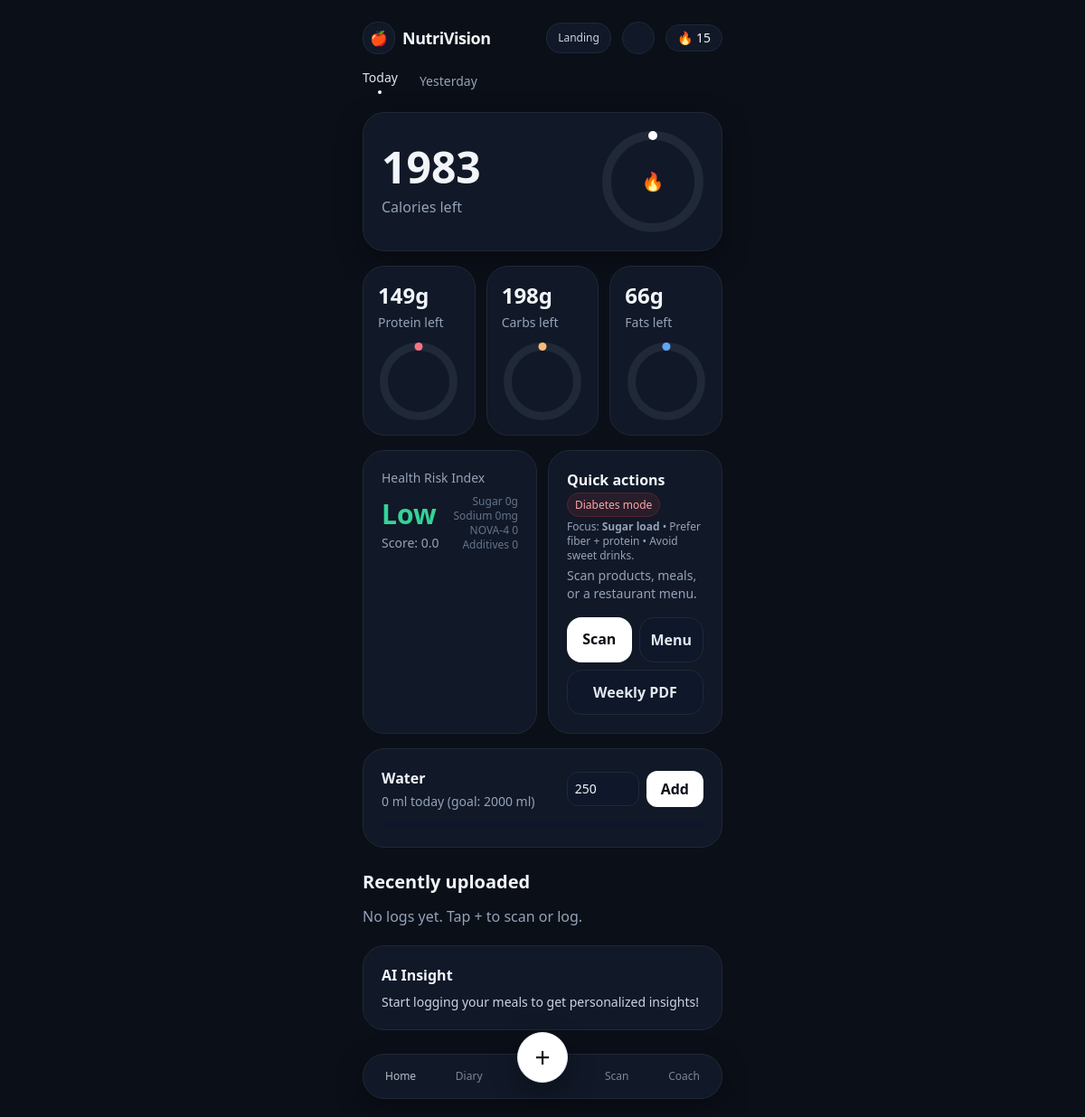
The app's page /dashboard (signed in) with its own data.
### tables this page shows
CREATE TABLE user_profiles (
            user_id INTEGER,
            id INTEGER PRIMARY KEY AUTOINCREMENT,
            age INTEGER,
            gender TEXT,
            height REAL,
            weight REAL,
            conditions TEXT,
            goals TEXT,
            activity_level TEXT,
            calorie_target REAL,
            protein_target REAL,
            carb_target REAL,
            fat_target REAL,
            created_at TIMESTAMP DEFAULT CURRENT_TIMESTAMP
        );

### main.py (the view)
@app.get("/dashboard", response_class=HTMLResponse)
async def dashboard(request: Request):
    uid=_require_user(request)
    if not uid:
        return RedirectResponse('/login', status_code=303)
    user_profile = get_user_profile(uid)
    if not user_profile:
        return RedirectResponse('/get-started', status_code=303)
    today = datetime.now().strftime('%Y-%m-%d')
    logs = get_food_logs(uid, today)
    water_logs = get_water_logs(uid, today)
    totals = get_day_totals(uid, today)
    consumed = {
        'calories': float(totals.get('calories', 0) or 0),
        'protein': float(totals.get('protein', 0) or 0),
        'carbs': float(totals.get('carbs', 0) or 0),
        'fat': float(totals.get('fat', 0) or 0),
        'water_ml': int(totals.get('water_ml', 0) or 0),
    }
    def pct(v, t):
        try:
            t = float(t or 0)
            v = float(v or 0)
            return 0 if t <= 0 else max(0, min(100, (v / t) * 100))
        except Exception:
            return 0
    progress = {
        "calories": pct(consumed['calories'], user_profile.get('calorie_target')),
        "protein": pct(consumed['protein'], user_profile.get('protein_target')),
        "carbs": pct(consumed['carbs'], user_profile.get('carb_target')),
        "fat": pct(consumed['fat'], user_profile.get('fat_target')),
        "water": pct(consumed['water_ml'], 2000),  # default 2L/day
    }
    logs_week = get_food_logs(uid)  # recent logs
    weekly = get_weekly_stats(logs_week)
    health_score = calculate_health_score(logs_week, user_profile)
    insight = generate_daily_insight(logs, user_profile)
    risk = compute_daily_risk(logs, user_profile)
    conds = (user_profile.get('conditions') or '').lower()
    if 'diabetes' in conds:
        dashboard_mode = 'diabetes'
    elif 'hypertension' in conds:
        dashboard_mode = 'hypertension'
    elif 'pcos' in conds:
        dashboard_mode = 'pcos'
    else:
        dashboard_mode = 'general'
    who = day_guideline_warnings({
        'calories': consumed['calories'],
        'sodium': sum(l.get('sodium', 0) for l in logs),
        'sugar': sum(l.get('sugar', 0) for l in logs),
    }, float(user_profile.get('calorie_target') or 0))
    return templates.TemplateResponse(
        "dashboard.html",
        _tpl_ctx(
            request,
            show_nav=True,
            active_tab="home",
            user=user_profile,
            consumed=consumed,
            logs=logs[:6],
            water_logs=water_logs[:6],
            health_score=health_score,
            risk=risk,
            insight=insight,
            who_warnings=who,
            progress=progress,
            dashboard_mode=dashboard_mode,
        ),
    )

### templates/dashboard.html (shortened to what this page needs)
{% extends "_base.html" %}
{% set title = "Dashboard" %}
{% macro donut(progress, size=112, stroke=10) -%}
  {% set r = (size/2) - (stroke/2) %}
  {% set c = 2*3.14159*r %}
  {% set dash = (c * (progress/100.0)) %}
  <svg width="{{size}}" height="{{size}}" viewBox="0 0 {{size}} {{size}}" class="block">
    <circle cx="{{size/2}}" cy="{{size/2}}" r="{{r}}" stroke="#1F2937" stroke-width="{{stroke}}" fill="none" />
    <circle cx="{{size/2}}" cy="{{size/2}}" r="{{r}}" stroke="#ffffff" stroke-width="{{stroke}}" fill="none"
            stroke-linecap="round" stroke-dasharray="{{dash}} {{c}}" transform="rotate(-90 {{size/2}} {{size/2}})" />
  </svg>
{%- endmacro %}
{% macro mini_donut(progress, ring_color="#F87171") -%}
  {% set size = 86 %}
  {% set stroke = 9 %}
  {% set r = (size/2) - (stroke/2) %}
  {% set c = 2*3.14159*r %}
  {% set dash = (c * (progress/100.0)) %}
  <svg width="{{size}}" height="{{size}}" viewBox="0 0 {{size}} {{size}}" class="block">
    <circle cx="{{size/2}}" cy="{{size/2}}" r="{{r}}" stroke="#1F2937" stroke-width="{{stroke}}" fill="none" />
    <circle cx="{{size/2}}" cy="{{size/2}}" r="{{r}}" stroke="{{ring_color}}" stroke-width="{{stroke}}" fill="none"
            stroke-linecap="round" stroke-dasharray="{{dash}} {{c}}" transform="rotate(-90 {{size/2}} {{size/2}})" />
  </svg>
{%- endmacro %}
{% block content %}
  <div class="pt-6 flex items-center justify-between">
    <div class="flex items-center gap-2">
      <div class="w-9 h-9 rounded-2xl bg-card border border-border flex items-center justify-center">🍎</div>
      <div class="font-semibold tracking-tight text-lg">NutriVision</div>
    </div>
    <div class="flex items-center gap-3">
      <a href="/" class="px-3 py-2 rounded-2xl bg-card border border-border text-xs text-slate-300">Landing</a>
      <div class="w-9 h-9 rounded-full bg-card border border-border"></div>
      <div class="px-3 py-1 rounded-full bg-card border border-border text-sm">🔥 15</div>
    </div>
  </div>
  <div class="mt-4 flex items-center gap-6 text-sm">
    <div class="text-slate-200">Today <span class="block w-1 h-1 bg-white rounded-full mx-auto mt-1"></span></div>
    <div class="text-slate-400">Yesterday</div>
  </div>
  <div class="mt-5 bg-card border border-border rounded-3xl p-5 shadow-soft">
    <div class="flex items-center justify-between gap-4">
      <div>
        <div class="text-5xl font-semibold leading-none">{{ (user.calorie_target - consumed.calories) | round(0) | int }}</div>
        <div class="text-slate-400 mt-2">Calories left</div>
      </div>
      <div class="relative">
        {{ donut(progress.calories) }}
        <div class="absolute inset-0 flex items-center justify-center text-xl">🔥</div>
      </div>
    </div>
  </div>
  <div class="mt-4 grid grid-cols-3 gap-3">
    <div class="bg-card border border-border rounded-3xl p-4">
      <div class="text-2xl font-semibold">{{ (user.protein_target - consumed.protein) | round(0) | int }}g</div>
      <div class="text-slate-400 text-sm mt-1">Protein {% if consumed.protein > user.protein_target %}over{% else %}left{% endif %}</div>
      <div class="mt-3 flex justify-center">
        {{ mini_donut(progress.protein, "#FB7185") }}
      </div>
    </div>
    <div class="bg-card border border-border rounded-3xl p-4">
      <div class="text-2xl font-semibold">{{ (user.carb_target - consumed.carbs) | round(0) | int }}g</div>
      <div class="text-slate-400 text-sm mt-1">Carbs left</div>
      <div class="mt-3 flex justify-center">
        {{ mini_donut(progress.carbs, "#FDBA74") }}
      </div>
    </div>
    <div class="bg-card border border-border rounded-3xl p-4">
      <div class="text-2xl font-semibold">{{ (user.fat_target - consumed.fat) | round(0) | int }}g</div>
      <div class="text-slate-400 text-sm mt-1">Fats left</div>
      <div class="mt-3 flex justify-center">
        {{ mini_donut(progress.fat, "#60A5FA") }}
      </div>
    </div>
  </div>
  <div class="mt-4 grid grid-cols-2 gap-3">
    <div class="bg-card border border-border rounded-3xl p-5">
      <div class="text-slate-400 text-sm">Health Risk Index</div>
      <div class="mt-2 flex items-end justify-between">
        <div>
          <div class="text-3xl font-semibold {{ risk.color }}">{{ risk.level }}</div>
          <div class="text-slate-400 text-sm mt-1">Score: {{ risk.score }}</div>
        </div>
        <div class="text-right text-xs text-slate-500">
          Sugar {{ risk.components.sugar }}g<br>
          Sodium {{ risk.components.sodium }}mg<br>
          NOVA-4 {{ risk.components.nova4_count }}<br>
          Additives {{ risk.components.additives_count }}
        </div>
      </div>
    </div>
    <div class="bg-card border border-border rounded-3xl p-5 flex flex-col justify-between">
      <div>
        <div class="font-semibold">Quick actions</div>
        <div class="mt-2 text-xs text-slate-400">
          {% if dashboard_mode == "diabetes" %}
            <span class="px-2 py-1 rounded-full bg-red-500/10 border border-red-500/20 text-red-300">Diabetes mode</span>
            <div class="mt-2">Focus: <b>Sugar load</b> • Prefer fiber + protein • Avoid sweet drinks.</div>
          {% elif dashboard_mode == "hypertension" %}
            <span class="px-2 py-1 rounded-full bg-yellow-500/10 border border-yellow-500/20 text-yellow-200">Hypertension mode</span>
            <div class="mt-2">Focus: <b>Sodium</b> • Choose low-salt options • Watch sauces & snacks.</div>
          {% elif dashboard_mode == "pcos" %}
            <span class="px-2 py-1 rounded-full bg-blue-500/10 border border-blue-500/20 text-blue-200">PCOS mode</span>
            <div class="mt-2">Focus: <b>Stable blood sugar</b> • Protein breakfast • Reduce refined carbs.</div>
          {% else %}
            <span class="px-2 py-1 rounded-full bg-emerald-500/10 border border-emerald-500/20 text-emerald-300">General mode</span>
            <div class="mt-2">Focus: balance calories + macros • reduce ultra-processed foods.</div>
          {% endif %}
        </div>
        <div class="text-slate-400 text-sm mt-1">Scan products, meals, or a restaurant menu.</div>
      </div>
      <div class="mt-4 grid grid-cols-2 gap-2">
        <a href="/scan" class="py-3 rounded-2xl bg-white text-bg font-semibold text-center">Scan</a>
        <a href="/menu" class="py-3 rounded-2xl bg-card2 border border-border text-slate-200 font-semibold text-center">Menu</a>
      </div>
      <a href="/api/reports/weekly.pdf" class="mt-2 py-3 rounded-2xl bg-card2 border border-border text-slate-200 font-semibold text-center">Weekly PDF</a>
    </div>
  </div>
  <div class="mt-4 bg-card border border-border rounded-3xl p-5">
    <div class="flex items-center justify-between">
      <div>
        <div class="font-semibold">Water</div>
        <div class="text-slate-400 text-sm mt-1">{{ consumed.water_ml }} ml today (goal: 2000 ml)</div>
      </div>
      <form action="/api/log-water" method="post" class="flex items-center gap-2">
        <input name="amount_ml" type="number" min="50" step="50" value="250"
               class="w-20 bg-card2 border border-border rounded-xl px-2 py-2 text-sm outline-none" />
        <button class="px-4 py-2 rounded-xl bg-white text-bg font-semibold">Add</button>
      </form>
    </div>
    <div class="mt-3 w-full h-2 rounded-full bg-card2">
    </div>
  </div>
  <div class="mt-6">
    <div class="text-xl font-semibold">Recently uploaded</div>
    <div class="mt-3 space-y-3">
      {% for log in logs %}
        <div class="bg-card border border-border rounded-3xl p-4 flex items-center justify-between">
          <div>
            <div class="font-semibold truncate max-w-[240px]">{{ log.product_name }}</div>
            <div class="text-slate-400 text-sm mt-1">🔥 {{ log.calories | round(0) | int }} kcal • P {{ log.protein | round(0) | int }} • C {{ log.carbs | round(0) | int }} • F {{ log.fat | round(0) | int }}</div>
          </div>
          <div class="text-slate-500 text-sm">{{ log.created_at[11:16] if log.created_at else "" }}</div>
        </div>
      {% else %}
        <div class="text-slate-400">No logs yet. Tap + to scan or log.</div>
      {% endfor %}
    </div>
  </div>
  <div class="mt-5 bg-card border border-border rounded-3xl p-5">
    <div class="font-semibold">AI Insight</div>
    <div class="text-slate-300 text-sm mt-2">{{ insight }}</div>
  </div>
{% endblock %}

### templates/_base.html (shortened to what this page needs)
<!DOCTYPE html>
<html lang="en" class="dark">
<head>
  <script src="https://cdn.tailwindcss.com"></script>
</head>
<body class="bg-bg text-slate-100">
  <div class="min-h-screen flex justify-center">
    <div class="phone w-full px-4 pb-24">
      {% block content %}{% endblock %}
      {% if show_nav %}
      <div class="fixed left-1/2 -translate-x-1/2 bottom-0 w-full phone">
        <div class="px-4 pb-5">
          <div class="relative">
            <div class="bg-card border border-border rounded-3xl px-6 py-4 flex items-center justify-between shadow-soft">
              <a href="/dashboard" class="text-xs text-slate-200">
                <div class="flex flex-col items-center gap-1">
                  <span class="opacity-80">Home</span>
                </div>
              </a>
              <a href="/diary" class="text-xs text-slate-400">
                <div class="flex flex-col items-center gap-1">
                  <span class="opacity-80">Diary</span>
                </div>
              </a>
              <a href="/scan" class="text-xs text-slate-400">
                <div class="flex flex-col items-center gap-1">
                  <span class="opacity-80">Scan</span>
                </div>
              </a>
              <a href="/coach" class="text-xs text-slate-400">
                <div class="flex flex-col items-center gap-1">
                  <span class="opacity-80">Coach</span>
                </div>
              </a>
            </div>
            <div class="absolute -top-6 left-1/2 -translate-x-1/2">
              <a href="/scan" class="w-14 h-14 rounded-full bg-white text-bg flex items-center justify-center shadow-soft border border-slate-200">
                <span class="text-3xl leading-none">+</span>
              </a>
            </div>
          </div>
        </div>
      </div>
    </div>
  </div>
      {% endif %}
</body>
</html>

### templates/_base.html (style rules this page uses)
body { font-family: ui-sans-serif, system-ui, -apple-system, Segoe UI, Roboto, Inter, Arial; }
.phone { max-width: 430px; }

### records on screen
user_profiles: (user.calorie_target-consumed.calories)|round(0)|int "1983", (user.protein_target-consumed.protein)|round(0)|int "149", (user.carb_target-consumed.carbs)|round(0)|int "198", (user.fat_target-consumed.fat)|round(0)|int "66"

### other values on screen
{{ risk.level }} "Low"
{{ risk.score }} "0.0"
{{ risk.components.sugar }} "0"
{{ risk.components.sodium }} "0"
{{ risk.components.nova4_count }} "0"
{{ risk.components.additives_count }} "0"
{{ consumed.water_ml }} "0"
{{ insight }} "Start logging your meals to get personalized insights!"
